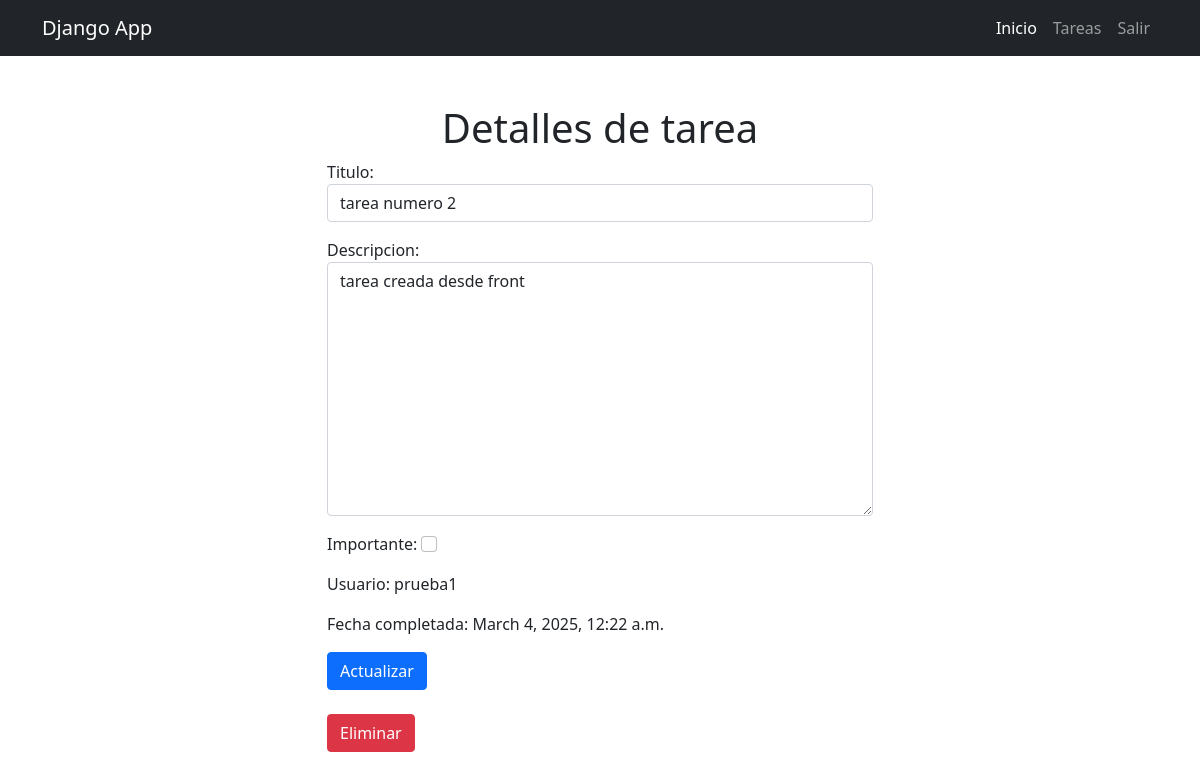
Before: /tasks/2/ (signed in) with the older database file.
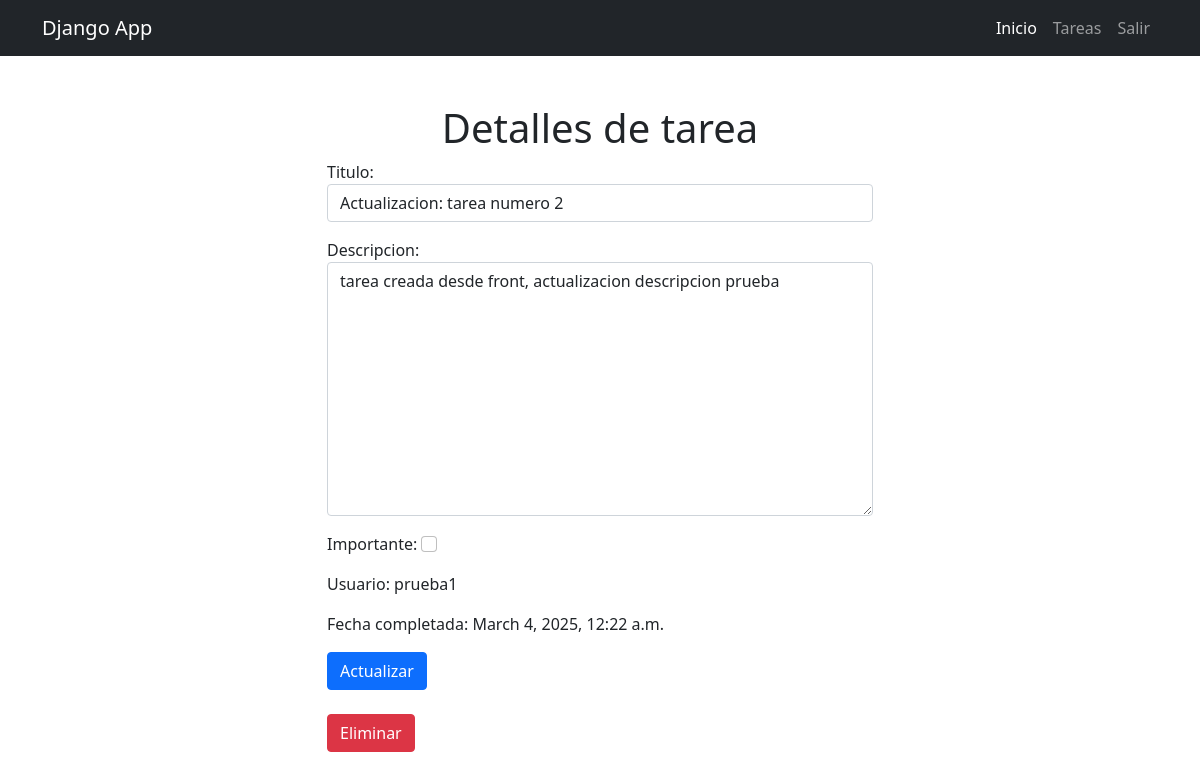
After: the same page with the newer database file.
### tasks/models.py (models this page shows, shortened)
class Task(models.Model):
    titulo = models.CharField(max_length=100)
    descripcion = models.TextField(blank=True)
    creacion =  models.DateTimeField(auto_now_add=True)
    fecha_completada = models.DateTimeField(null=True, blank=True)
    importante = models.BooleanField(default=False)
    user = models.ForeignKey(User, on_delete=models.CASCADE)

### tasks/views.py (the view, shortened to what this page needs)
# urls.py: path('tasks/<int:tarea_id>/', views.task_detail, name='task_detail'), # En este caso la ruta va a recibir un parametro dinamico
@login_required
def task_detail(request, tarea_id): # el parametro debe llamarse igual que en urls.py
    if request.method == "GET":
        tarea = get_object_or_404(Task, pk=tarea_id, user=request.user) # Obtener tarea y solo muestra las del usuario logueado
        form = TaskForm(instance=tarea)
        return render(request, 'task_detail.html', {
            'tarea': tarea,
            'form': form
        })

### tasks/forms.py
class TaskForm(forms.ModelForm):
    class Meta:
        model = Task
        fields = ['titulo','descripcion','importante']
        widgets = {
            'titulo': forms.TextInput(attrs={
                'class': 'form-control',
                'placeholder': "Ingresa un titulo"
            }),
            'descripcion': forms.Textarea(attrs={
                'class': 'form-control',
                'placeholder': "Ingresa una descripcion"
            }),
            'importante': forms.CheckboxInput(attrs={
                'class': 'form-check-input'
            })
        }

### tasks/templates/task_detail.html (shortened to what this page needs)
{% extends 'base.html' %}
{% block content %}
    <main class="container">
        <div class="row">
            <div class="col-md-6 offset-md-3 mt-5">
                <h1 class="text-center">Detalles de tarea</h1>
                <form action="" method="POST">
                    {{ form.as_p }}
                    <p>Usuario: {{ tarea.user }}</p>
                    {% if tarea.fecha_completada %}
                        <p>Fecha completada: {{ tarea.fecha_completada }}</p>
                    {% endif %}
                    <button class="btn btn-primary">
                        Actualizar
                    </button>
                </form>
                <div class="mt-4 d-flex">
                <form action="{% url 'delete_task' tarea.id %}" method="POST">
                    <button class="btn btn-danger">
                        Eliminar
                    </button>
                </form>
                </div>
            </div>
        </div>
    </main>
{% endblock %}

Changed rows visible on the page:
changed Task "prueba1": titulo "tarea numero 2" → "Actualizacion: tarea numero 2"; descripcion "tarea creada desde front" → "tarea creada desde front, actualizacion descripcion prueba"
